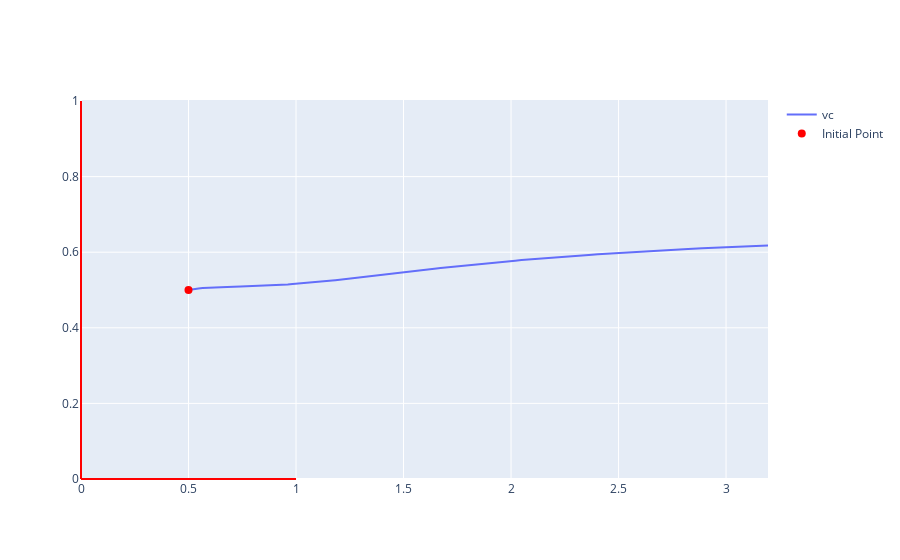

The notebook cell this image was saved under:
### Code cell
fig_vc = go.Figure()
fig_vc.add_shape(
    type="line",
    x0=0,
    y0=0.0,
    x1=1,
    y1=0.0,
    line=dict(color="red", width=2),
)
fig_vc.add_shape(
    type="line",
    x0=0,
    y0=1.0,
    x1=0,
    y1=0.0,
    line=dict(color="red", width=2),
)

fig_vc.add_trace(go.Scatter(x=v, y=c, mode='lines', name='vc'))
fig_vc.add_trace(go.Scatter(x=[v0], y=[c0], mode='markers', marker=dict(size=8, color='red'), name='Initial Point'))

fig_vc.show()
